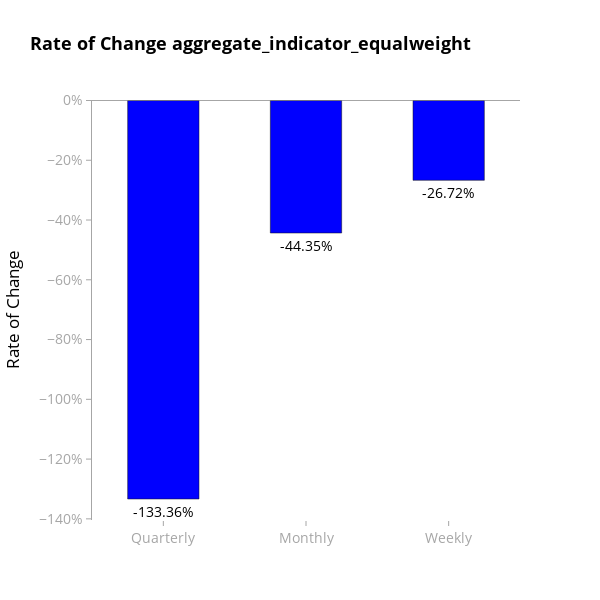
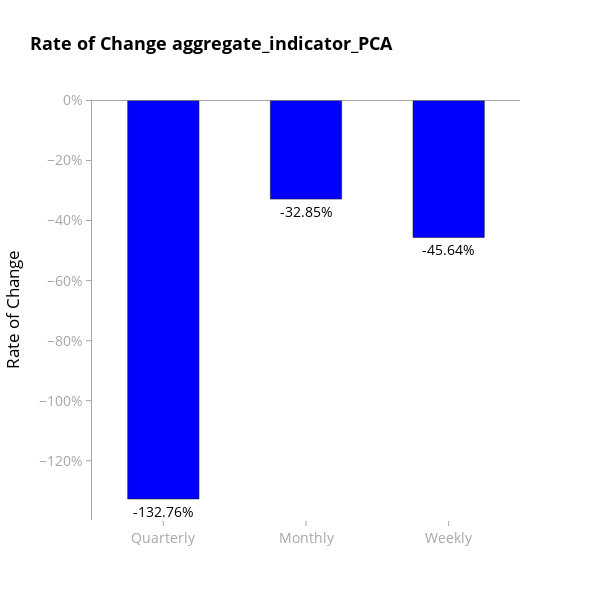

These figures' notebook cell, in order:
### Code cell
import plotly.io as pio  # Import plotly.io for saving HTML

# Define the color codes (matching the colors in create_indicator_chart)
GREY_COLOR = 'rgba(128, 128, 128, 0.7)'  # Semi-transparent grey
RED_COLOR = 'red'  # Red color for positive changes
BLUE_COLOR = 'blue'  # Blue color for negative changes

# Function to calculate percentage changes for given time periods
def calculate_periodic_changes(df, column):
    # Calculate the percentage changes for weekly, monthly, and quarterly periods
    weekly_change = df[column].pct_change(7).iloc[-1] * 100  # 7 days for weekly change
    monthly_change = df[column].pct_change(30).iloc[-1] * 100  # 30 days for monthly change
    quarterly_change = df[column].pct_change(90).iloc[-1] * 100  # 90 days for quarterly change

    return weekly_change, monthly_change, quarterly_change

# Create the bar chart for quarterly, monthly, and weekly changes
def create_bar_chart(merged_df, column):
    # Calculate percentage changes for the specified column
    weekly_change, monthly_change, quarterly_change = calculate_periodic_changes(merged_df, column)
    
    # Define the periods and changes in the new order: quarterly, monthly, weekly
    periods = ['Quarterly', 'Monthly', 'Weekly']
    changes = [quarterly_change, monthly_change, weekly_change]
    
    # Determine the color for each bar: RED_COLOR for positive, BLUE_COLOR for negative
    colors = [RED_COLOR if change > 0 else BLUE_COLOR for change in changes]

    # Create the bar chart with the updated bar width
    fig = go.Figure()
    fig.add_trace(
        go.Bar(
            x=periods,
            y=changes,
            marker_color=colors,  # Set the colors for each bar
            text=[f"{change:.2f}%" for change in changes],  # Add text labels with percentage values
            textposition='outside',
            width=0.5  # Make the bars wider (as per your change)
        )
    )

    # Customize the layout
    fig.update_layout(
        title={
            'text': f"Rate of Change {column}",
            'font': {'color': 'black', 'size': 18, 'weight': 'bold'}
        },
        xaxis_title=None,  # Remove the x-axis title
        yaxis_title="Rate of Change",  # Change "Percentage Change" to "Rate of Change"
        yaxis_ticksuffix="%",
        plot_bgcolor='white',
        paper_bgcolor='white',
        font={'color': 'black', 'size': 14},
        width=600,  # Keep width at 600 pixels
        height=600,  # Keep height at 600 pixels
        hovermode="x unified",
    )

    # Add a horizontal line at y = 0%
    fig.add_hline(y=0, line_dash="solid", line_color=GREY_COLOR, line_width=1)

    # Set y-axis tickers to every 20% (like 0, 20, 40, 60, ... and -20, -40, -60, ...)
    fig.update_yaxes(
        showgrid=False, 
        tickfont={'color': GREY_COLOR, 'size': 14},  # Make y-axis labels grey
        zeroline=False,
        linecolor=GREY_COLOR,  # Grey color for y-axis lines
        showline=True,
        ticks='outside',
        tickcolor=GREY_COLOR,
        dtick=20  # Set dtick to 20 to display tickers every 20%
    )

    # Update x-axis (periods)
    fig.update_xaxes(
        showgrid=False, 
        tickfont={'color': GREY_COLOR, 'size': 14},  # Make x-axis labels grey
        zeroline=False,
        linecolor=None,  # Remove x-axis line
        showline=False,  # Ensure no line on x-axis
        ticks='outside',
        tickcolor=GREY_COLOR
    )

    # Show the chart
    fig.show()

    # Save the chart as an HTML file
    pio.write_html(fig, file=f'{column}_periodic_changes_chart.html')

# Call the function for aggregate indicator columns and save charts
create_bar_chart(merged_df, 'aggregate_indicator_equalweight')
create_bar_chart(merged_df, 'aggregate_indicator_PCA')

### Figure 1 — Plotly figure (JSON) as saved in the notebook; plotly's stock layout.template omitted (floating-point values rounded to 4 significant figures)
{"data": [{"marker": {"color": ["blue", "blue", "blue"]}, "text": ["-133.36%", "-44.35%", "-26.72%"], "textposition": "outside", "width": 0.5, "x": ["Quarterly", "Monthly", "Weekly"], "y": [-133.4, -44.35, -26.72], "type": "bar"}], "layout": {"title": {"font": {"color": "black", "size": 18, "weight": "bold"}, "text": "Rate of Change aggregate_indicator_equalweight"}, "yaxis": {"title": {"text": "Rate of Change"}, "ticksuffix": "%", "tickfont": {"color": "rgba(128, 128, 128, 0.7)", "size": 14}, "showgrid": false, "zeroline": false, "linecolor": "rgba(128, 128, 128, 0.7)", "showline": true, "ticks": "outside", "tickcolor": "rgba(128, 128, 128, 0.7)", "dtick": 20}, "font": {"color": "black", "size": 14}, "xaxis": {"title": {}, "tickfont": {"color": "rgba(128, 128, 128, 0.7)", "size": 14}, "showgrid": false, "zeroline": false, "showline": false, "ticks": "outside", "tickcolor": "rgba(128, 128, 128, 0.7)"}, "plot_bgcolor": "white", "paper_bgcolor": "white", "width": 600, "height": 600, "hovermode": "x unified", "shapes": [{"line": {"color": "rgba(128, 128, 128, 0.7)", "dash": "solid", "width": 1}, "type": "line", "x0": 0, "x1": 1, "xref": "x domain", "y0": 0, "y1": 0, "yref": "y"}]}}

### Figure 2 — Plotly figure (JSON) as saved in the notebook; plotly's stock layout.template omitted (floating-point values rounded to 4 significant figures)
{"data": [{"marker": {"color": ["blue", "blue", "blue"]}, "text": ["-132.76%", "-32.85%", "-45.64%"], "textposition": "outside", "width": 0.5, "x": ["Quarterly", "Monthly", "Weekly"], "y": [-132.8, -32.85, -45.64], "type": "bar"}], "layout": {"title": {"font": {"color": "black", "size": 18, "weight": "bold"}, "text": "Rate of Change aggregate_indicator_PCA"}, "yaxis": {"title": {"text": "Rate of Change"}, "ticksuffix": "%", "tickfont": {"color": "rgba(128, 128, 128, 0.7)", "size": 14}, "showgrid": false, "zeroline": false, "linecolor": "rgba(128, 128, 128, 0.7)", "showline": true, "ticks": "outside", "tickcolor": "rgba(128, 128, 128, 0.7)", "dtick": 20}, "font": {"color": "black", "size": 14}, "xaxis": {"title": {}, "tickfont": {"color": "rgba(128, 128, 128, 0.7)", "size": 14}, "showgrid": false, "zeroline": false, "showline": false, "ticks": "outside", "tickcolor": "rgba(128, 128, 128, 0.7)"}, "plot_bgcolor": "white", "paper_bgcolor": "white", "width": 600, "height": 600, "hovermode": "x unified", "shapes": [{"line": {"color": "rgba(128, 128, 128, 0.7)", "dash": "solid", "width": 1}, "type": "line", "x0": 0, "x1": 1, "xref": "x domain", "y0": 0, "y1": 0, "yref": "y"}]}}
